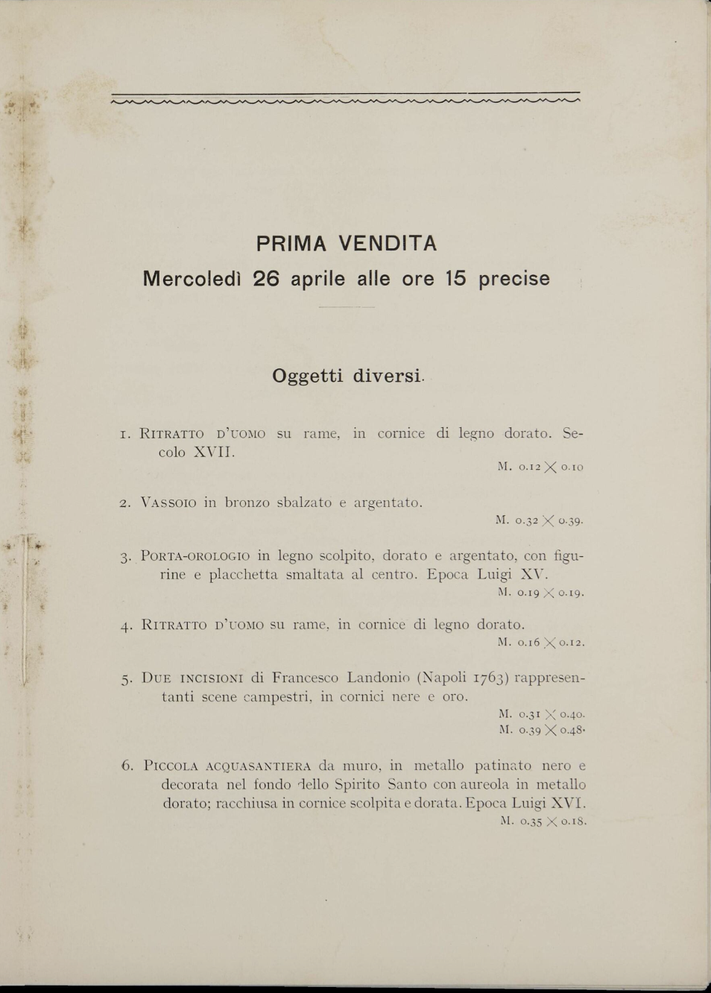
#> input picture catalogo.png, 711 x 993 px, shrunk from 954 x 1332 before the run
$ python ocr.py
#> lines starting #> are read from the running program, lines starting #| are printed output that depends on the picture
import cv2
import pytesseract
import pandas as pd
from PIL import Image
import re
import os

# --- Configuración ---
INPUT_IMAGE = "catalogo.png"  # Asegúrate de usar la imagen ORIGINAL, no la preprocesada
OUTPUT_CSV = "lotes_estructurados.csv"

# Indicar idiomas italiano y francés para Tesseract
TESSERACT_LANG = 'ita+fra'

# --- Paso 1: Preprocesamiento de imagen (MEJORADO) ---
def preprocess_image(image_path):
    """
    Realiza el preprocesamiento de la imagen para mejorar la precisión del OCR.
    Ahora usa un enfoque más suave para preservar el texto.
    """
#> called with image_path = 'catalogo.png'
    img = cv2.imread(image_path)
#> img is the input picture: shape (993, 711, 3); mean B, G, R 182.9, 198.3, 205
    if img is None:
        raise FileNotFoundError(f"No se pudo cargar la imagen: {image_path}")

    gray = cv2.cvtColor(img, cv2.COLOR_BGR2GRAY)
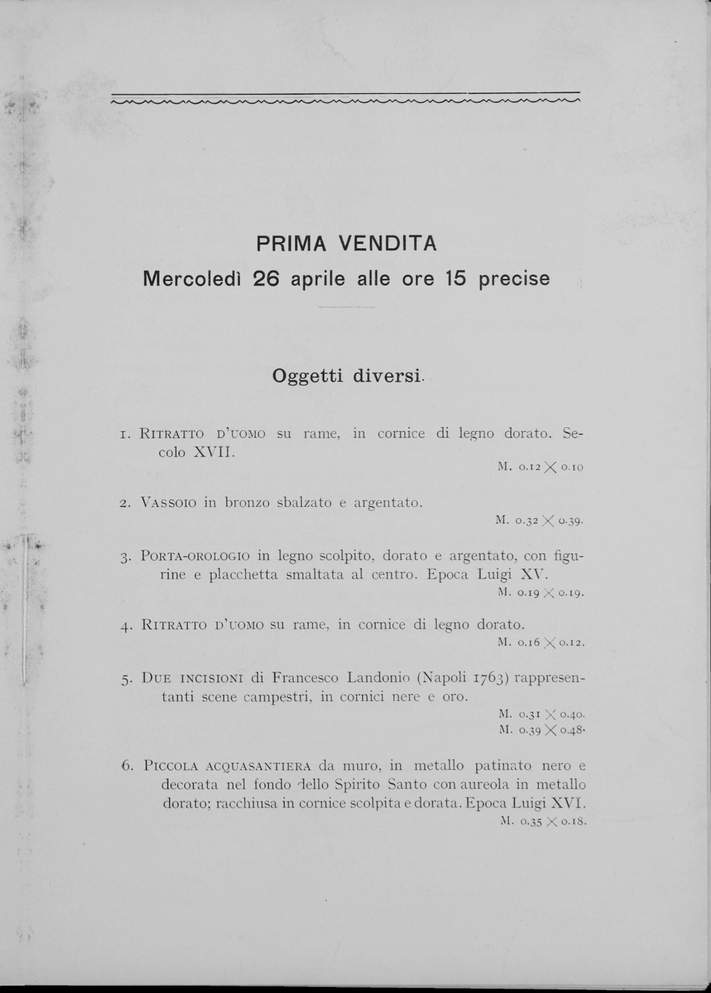
#> gray: shape (993, 711); min 0, max 236, mean 198.5

    # Opción 1: Sin binarización fuerte, solo escala de grises
    # Esto es a menudo suficiente y preserva más información.
    processed_img = gray

    # Opción 2 (Descomentar si la Opción 1 no funciona bien): Binarización adaptativa
    # La binarización adaptativa es mejor para imágenes con iluminación variable
    # block_size: tamaño de la vecindad para calcular el umbral
    # C: constante restada del promedio ponderado (puede ser 0 o un pequeño número negativo)
    # processed_img = cv2.adaptiveThreshold(gray, 255, cv2.ADAPTIVE_THRESH_GAUSSIAN_C, cv2.THRESH_BINARY, 11, 2)

    # Opción 3 (Descomentar si el texto es muy fino): Dilatación para engrosar el texto
    # kernel = cv2.getStructuringElement(cv2.MORPH_RECT, (1, 1)) # Ajusta el tamaño del kernel si es necesario
    # processed_img = cv2.dilate(processed_img, kernel, iterations=1)

    # Opcional: Eliminar ruido si es necesario (aplicar después de cualquier binarización)
    # processed_img = cv2.medianBlur(processed_img, 3)

    return processed_img

# --- Paso 2: OCR estructurado con pytesseract ---
def ocr_image(image_data):
    """
    Realiza el OCR en la imagen preprocesada y devuelve un DataFrame
    con la información detallada del texto.
    """
    # Convertir array de NumPy a imagen PIL para pytesseract
    pil_img = Image.fromarray(image_data)

    # Usar una configuración de Tesseract más específica si es necesario.
    # Por ejemplo, para un modo de segmentación de página (psm)
    # --psm 3 (Default, para texto en una sola columna)
    # --psm 6 (Asume un bloque de texto uniforme)
    # Puedes probar con diferentes PSM si los resultados no son buenos.
    custom_config = r'--oem 3 --psm 6'
    data = pytesseract.image_to_data(pil_img, lang=TESSERACT_LANG, output_type=pytesseract.Output.DATAFRAME, config=custom_config)

    # Filtrar palabras con texto y confianza válida
    data = data[data.text.notnull() & (data.conf != -1)]
    return data

# --- Paso 3: Agrupar líneas y parsear lotes ---
# [107 lines left out: functions parse_lotes, save_to_csv, not called in this run]

# --- Main ---
def main():
    try:
        # Paso 1: Preprocesar la imagen
        # Asegúrate de pasar la imagen ORIGINAL aquí, no la preprocesada fallida.
        preprocessed_image_data = preprocess_image(INPUT_IMAGE)

        # Opcional: guardar la imagen preprocesada para inspección
        # cv2.imwrite("catalogo_reprocessed_for_inspection.png", preprocessed_image_data)
        # print("[*] Imagen preprocesada y guardada para inspección como 'catalogo_reprocessed_for_inspection.png'")

        print("[*] Imagen preprocesada.")

        # Paso 2: Realizar OCR
        data = ocr_image(preprocessed_image_data)

        # Imprimir las primeras filas del DataFrame para depuración
        if not data.empty:
            print("[*] OCR realizado. Primeras filas del DataFrame de OCR:")
            print(data.head())
        else:
            print("[!] OCR realizado, pero no se detectó ningún texto. Verifique el preprocesamiento y la calidad de la imagen.")
            # Si no hay texto, salimos para evitar procesar un DataFrame vacío
            return

        print("[*] Parseando texto...")

        # Paso 3: Parsear los lotes
        lotes = parse_lotes(data)

        # Paso 4: Guardar en CSV
        save_to_csv(lotes, OUTPUT_CSV)

    except FileNotFoundError as e:
        print(f"Error: {e}")
    except Exception as e:
        print(f"Ocurrió un error inesperado: {e}")

if __name__ == "__main__":
    main()
